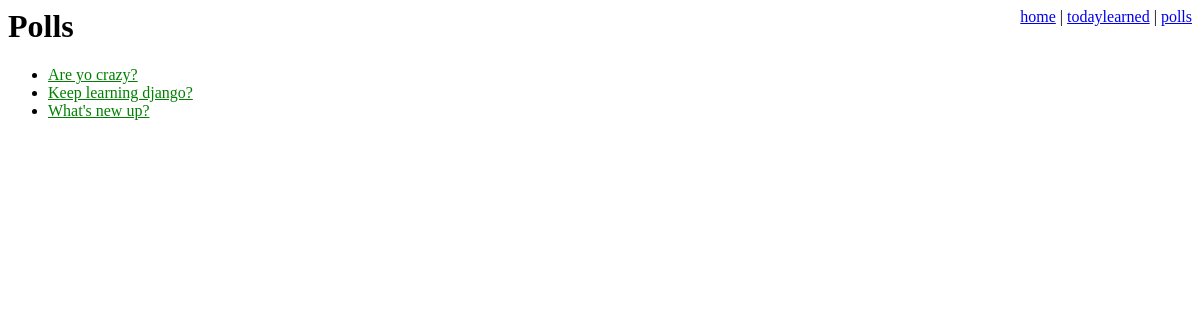
The app's page /, older data.
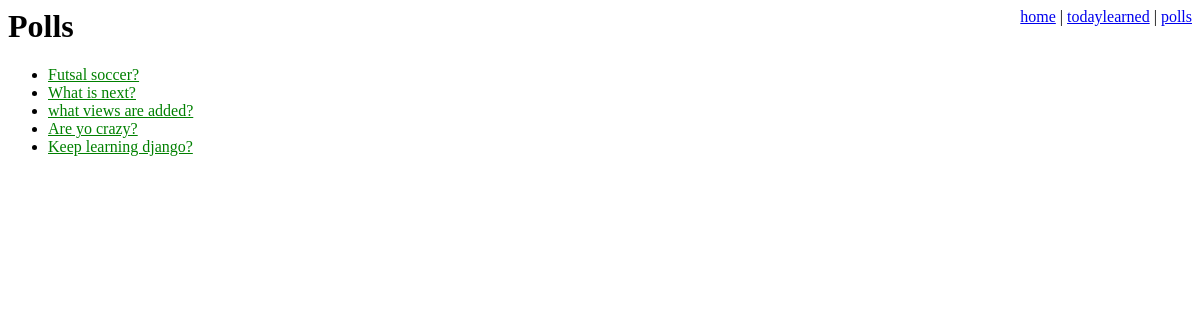
The same page, newer data.
### polls/models.py (models this page shows, shortened)
class Question(models.Model):
    question_text = models.CharField(max_length=200)
    pub_date = models.DateTimeField('date published')
    def was_published_recently(self):
        now = timezone.now()
        return now - datetime.timedelta(days=1) <= self.pub_date <= now
    was_published_recently.admin_order_field = 'pub_date'
    was_published_recently.boolean = True
    was_published_recently.short_description = 'Published recently?'

### polls/views.py (the view)
# urls.py: url(r'^$', views.IndexView.as_view(), name='index'),
class IndexView(generic.ListView):
    template_name = 'polls/index.html'
    context_object_name = 'latest_question_list'
    def get_queryset(self):
        return Question.objects.order_by('-pub_date')[:5]

### polls/templates/polls/index.html
{% extends "polls_base.html" %}
{% block content %}
  {% if latest_question_list %}
    <ul>
    {% for question in latest_question_list %}
        <li><a href="{% url 'polls:detail' question.id %}">{{ question.question_text }}</a></li>
    {% endfor %}
    </ul>
  {% else %}
    <p>No polls are available.</p>
  {% endif %}
{% endblock %}

Row changes from the older to the newer data that the page shows:
no longer on this page (row unchanged): Question: question_text "What's new up?"
added Question: question_text "Futsal soccer?"
added Question: question_text "What is next?"
added Question: question_text "what views are added?"
